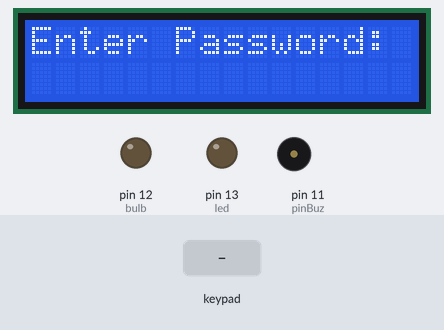
Simulated run of this sketch. Board: Arduino Uno, built with avr-gcc and run on an emulated ATmega328P. Parts: 16×2 character LCD, output pins drawn as LEDs (lit = HIGH), buzzer (waves = sounding, pin HIGH). Inputs (shaded band) come from the test bench. What the sketch prints to the serial monitor is not drawn.

Above: at 1.2 s.
1.3 s: keypad keys 3 B 7 A 1 * pressed 0.4 s apart
At 4.8 s:
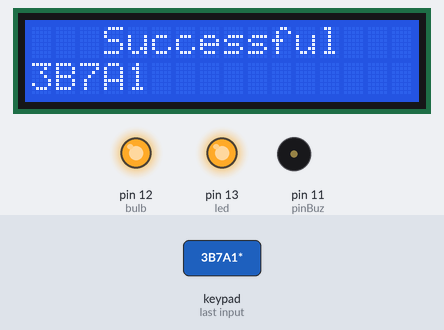
5.2 s: key 'C' pressed
At 6.7 s:
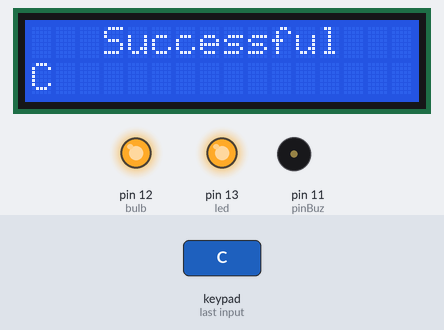
7.0 s: keypad keys 3 B 7 A 1 D pressed 0.4 s apart
At 9.7 s:
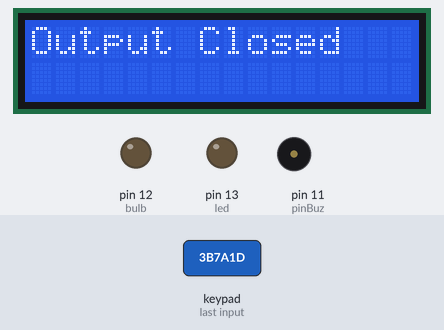
10.9 s: key '*' pressed
At 11.9 s:
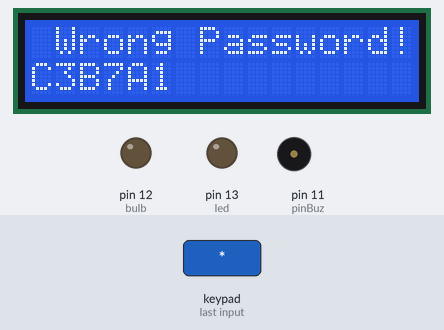
12.7 s: keypad keys 3 B 7 A 1 # pressed 0.4 s apart
At 13.25 s:
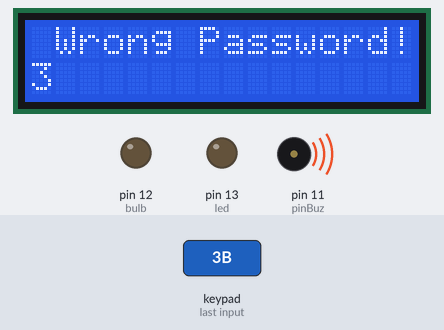
16.6 s: key 'A' pressed
At 17.9 s:
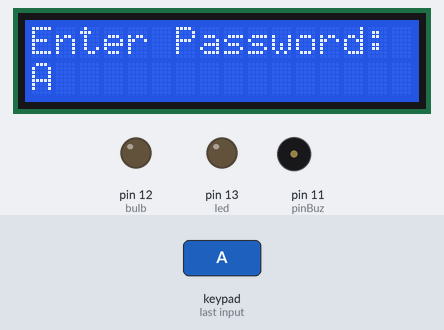
Timing chart, 0 to 19.4 s (numbered marks = the images above; inputs shaded):
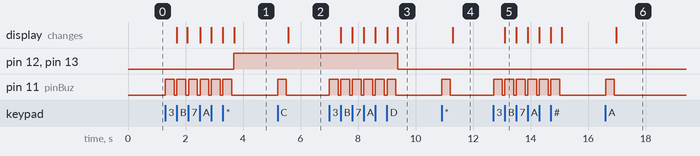

The sketch:

PasswordBasedCircuitBreaker.ino
```cpp
#include <LiquidCrystal_I2C.h>
LiquidCrystal_I2C lcd(0x27, 16, 2);
#include <Keypad.h>

const byte numRows = 4;
const byte numCols = 4;

char keymap[numRows][numCols] =
{
  {'1', '2', '3', 'A'},
  {'4', '5', '6', 'B'},
  {'7', '8', '9', 'C'},
  {'*', '0', '#', 'D'}
};

byte rowPins[numRows] = {9, 8, 7, 6};
byte colPins[numCols] = {5, 4, 3, 2};

Keypad myKeypad = Keypad(makeKeymap(keymap), rowPins, colPins, numRows, numCols);
int bulb = 12;

char storedPassword[6] = "3B7A1"; // The current stored password is (3B7A1) by deafult max is set as 6 characters
char userInput[16]; // Store user input maximum of 16 characters
int userInputIndex = 0; // Index to track user input

int led = 13;
const int pinBuz = 11;

bool comparePasswords() {
  return strcmp(userInput, storedPassword) == 0;  //Check's if user password matches the stored password
}

void loop() {
  char key = myKeypad.getKey();
  if (key != NO_KEY) {
    digitalWrite(pinBuz, HIGH);
    delay(300);
    digitalWrite(pinBuz, LOW);
    Serial.print(key);
    delay(50);
    switch (key) {
      case 'D': closebrkr(); break;
      case '*': checkpasswd(); break;
      case '#': clearScreen(); lcd.setCursor(0, 0); lcd.print("Enter Password:"); userInputIndex = 0; break;
      default:
        if (userInputIndex < 16 - 1) {
          userInput[userInputIndex++] = key;
          userInput[userInputIndex] = '\0';
        }
        displayUserInput();
    }
  }
}

void setup() {
  Serial.begin(9600);
  pinMode(bulb, OUTPUT);
  pinMode(led, OUTPUT);
  pinMode(pinBuz, OUTPUT);
  lcd.init();
  lcd.backlight();
  clearScreen();
  lcd.setCursor(0, 0);
  lcd.print("Enter Password:");  //Tells the user to enter a password
}

void displayUserInput() {
  lcd.setCursor(0, 1);
  lcd.print("                "); // Clear the second row
  lcd.setCursor(0, 1);
  lcd.print(userInput);
}

void checkpasswd() {
  if (comparePasswords()) {
    lcd.clear();
    Serial.println("OK.");
    lcd.setCursor(0, 0);
    lcd.print("   Successful   "); //Positive feedback
    digitalWrite(led, HIGH);
    digitalWrite(bulb, HIGH);
  } else {
    digitalWrite(led, LOW);
    digitalWrite(bulb, LOW);
    lcd.clear();
    lcd.setCursor(0, 0);
    lcd.print(" Wrong Password! ");  //Negative Feedback
    Serial.println("Wrong password!");
  }
  displayUserInput();
  userInputIndex = 0;
  clearUserInput();
}

void closebrkr() {
    lcd.clear();
    Serial.println("CLOSE.");
    lcd.setCursor(0, 0);
    lcd.print("Output Closed");  //End of system
    digitalWrite(led, LOW);
    digitalWrite(bulb, LOW);
  }

void clearScreen() {
  lcd.clear();
}

void clearUserInput() {
  for (int i = 0; i < 16; i++) {
    userInput[i] = '\0';
  }
}
```

Measured:
- after the input at 1.3 s, pin 12 (bulb), pin 13 (led): LOW → HIGH after 2.4 s; pin 11 (pinBuz): alternates HIGH for 0.30 s and LOW for 0.10 s, 12 changes in all, then stays LOW, starting at once; the display: first changes after 0.40 s (image 1 shows a later state)
- after the input at 5.2 s, pin 11 (pinBuz): LOW → HIGH at once, → LOW 0.30 s later; the display: changes after 0.37 s (image 2)
- after the input at 7.0 s, pin 12 (bulb), pin 13 (led): HIGH → LOW after 2.4 s; pin 11 (pinBuz): alternates HIGH for 0.30 s and LOW for 0.10 s, 12 changes in all, then stays LOW, starting at once; the display: first changes after 0.40 s (image 3 shows a later state)
- after the input at 10.9 s, pin 11 (pinBuz): LOW → HIGH at once, → LOW 0.30 s later; the display: changes after 0.39 s (image 4)
- after the input at 12.7 s, pin 11 (pinBuz): alternates HIGH for 0.30 s and LOW for 0.10 s, 12 changes in all, then stays LOW, starting at once; the display: changes after 0.41 s (image 5)
- after the input at 16.6 s, pin 11 (pinBuz): LOW → HIGH at once, → LOW 0.30 s later; the display: changes after 0.37 s (image 6)
